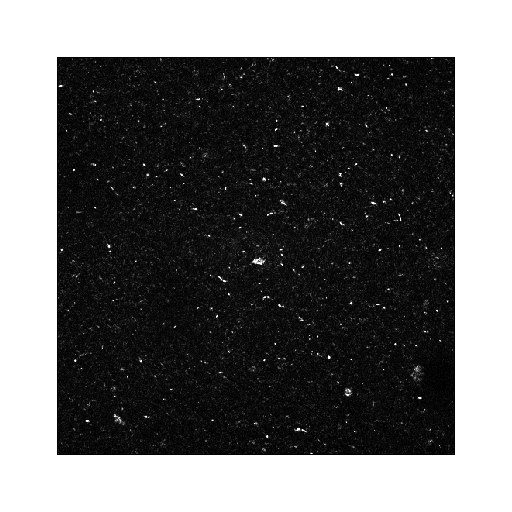
#> input picture codispersion_real_case_template/data/ch05_nano-a.png, 512 x 512 px, found by its file name; its folder holds 4 pictures in this run; the run also reads 2 pictures not shown here
$ python run_04_implementacion_formal.py
#> lines starting #> are read from the running program, lines starting #| are printed output that depends on the picture; after the words box and inside, x2 and y2 are one past the last pixel; in counts of white or black regions, pixels touching at a corner belong together
### codispersion_real_case_template/src/codispersion_real_case/diagnostics.py
from __future__ import annotations

import math
from typing import Dict, Iterable, List, Tuple

import numpy as np
import pandas as pd


def roll_diff(X: np.ndarray, h1: int, h2: int) -> np.ndarray:
    """Incremento toroidal: Z(s+h)-Z(s)."""
    return np.roll(X, shift=(int(h1), int(h2)), axis=(0, 1)) - X


def border_center_stats(X: np.ndarray, k: int = 10) -> Dict[str, float]:
    X = np.asarray(X, dtype=np.float64)
    n1, n2 = X.shape
    border = np.zeros_like(X, dtype=bool)
    border[:k, :] = True
    border[-k:, :] = True
    border[:, :k] = True
    border[:, -k:] = True
    center = ~border
    eps = 1e-12
    return {
        "border_mean": float(X[border].mean()),
        "center_mean": float(X[center].mean()),
        "rel_diff_mean_%": float(100 * (X[border].mean() - X[center].mean()) / (X[center].mean() + eps)),
        "border_std": float(X[border].std()),
        "center_std": float(X[center].std()),
    }


def tile_stats(X: np.ndarray, T: int = 8) -> Dict[str, float]:
    X = np.asarray(X, dtype=np.float64)
    n1, n2 = X.shape
    t1, t2 = n1 // T, n2 // T
    means, vars_ = [], []
    for i in range(T):
        for j in range(T):
            block = X[i*t1:(i+1)*t1, j*t2:(j+1)*t2]
            means.append(block.mean())
            vars_.append(block.var())
    means = np.asarray(means)
    vars_ = np.asarray(vars_)
    return {
        "tile_mean_mean": float(means.mean()),
        "tile_mean_std": float(means.std()),
        "tile_var_mean": float(vars_.mean()),
        "tile_var_min": float(vars_.min()),
        "tile_var_max": float(vars_.max()),
        "tile_var_ratio_max_min": float(vars_.max() / (vars_.min() + 1e-12)),
    }


def tile_var_of_increments(X: np.ndarray, h: Tuple[int, int] = (1, 0), T: int = 8) -> Dict[str, object]:
    D = roll_diff(X, *h)
    n1, n2 = D.shape
    t1, t2 = n1 // T, n2 // T
    vals = []
    for i in range(T):
        for j in range(T):
            vals.append(D[i*t1:(i+1)*t1, j*t2:(j+1)*t2].var())
    vals = np.asarray(vals)
    return {"h": tuple(h), "mean_var": float(vals.mean()), "ratio_max_min": float(vals.max() / (vals.min() + 1e-12))}


def variogram_toroidal(X: np.ndarray, h: Tuple[int, int]) -> float:
    D = roll_diff(X, *h)
    return float((D * D).mean())


# [4 lines left out: function cross_variogram_toroidal, not called in this run]


def radial_variogram(X: np.ndarray, max_r: int = 8) -> Tuple[np.ndarray, np.ndarray]:
#> called with max_r = 8
    vals: dict[float, list[float]] = {}
    for h1 in range(-max_r, max_r + 1):
        for h2 in range(-max_r, max_r + 1):
            if h1 == 0 and h2 == 0:
                continue
            d = math.hypot(h1, h2)
            if d > max_r:
                continue
            vals.setdefault(round(d, 5), []).append(variogram_toroidal(X, (h1, h2)))
    ds = sorted(vals)
    gammas = [float(np.mean(vals[d])) for d in ds]
    return np.array(ds), np.array(gammas)


# [13 lines left out: function radial_cross_variogram, not called in this run]


def effective_range(ds: np.ndarray, gammas: np.ndarray, pct: float = 0.95) -> float:
#> called with ds = array of shape (29,), gammas = array of shape (29,), pct = 0.95
    k = min(3, len(gammas))
    sill = float(np.mean(np.sort(gammas)[-k:]))
    thr = pct * sill
    for d, g in zip(ds, gammas):
        if g >= thr:
            return float(d)
    return float(ds[-1])


def propose_H(r_eff: float, cap: int = 2) -> Tuple[List[Tuple[int, int]], int]:
#> called with r_eff = 7.62, cap = 2
    hmax = min(max(1, int(np.floor(0.5 * r_eff))), cap)
    H = set()
    for base in [(1, 0), (0, 1), (1, 1), (-1, 1)]:
        for k in range(1, hmax + 1):
            H.add((base[0] * k, base[1] * k))
    return sorted(H), hmax


def codisp_table(X: np.ndarray, Y: np.ndarray, H: Iterable[Tuple[int, int]]) -> pd.DataFrame:
    from .codispersion import codispersion_empirica
    rows = []
    for h in H:
        res = codispersion_empirica(X, Y, h, mode="toroidal", return_contrib=False)
        rows.append({"h": tuple(h), "rho_hat": res["rho"], "m": res["m"], "status": res["status"]})
    return pd.DataFrame(rows)


def _basic_stats_table(images: Dict[str, np.ndarray]) -> pd.DataFrame:
    rows = []
    for name, X in images.items():
        rows.append({
            "image": name,
            "shape": f"{X.shape[0]}x{X.shape[1]}",
            "min": float(np.nanmin(X)),
            "max": float(np.nanmax(X)),
            "mean": float(np.nanmean(X)),
            "std": float(np.nanstd(X)),
        })
    return pd.DataFrame(rows)


def real_diagnostics(images: Dict[str, np.ndarray], *, max_r: int = 8, tile_T: int = 8) -> Dict[str, object]:
    """Diagnósticos para imágenes reales ya cargadas/preprocesadas."""
    basic = _basic_stats_table(images)
    bvc_rows, tile_rows, inc_rows = [], [], []
    r_eff = {}
    for name, X in images.items():
        s = border_center_stats(X, k=10); s["image"] = name; bvc_rows.append(s)
        t = tile_stats(X, T=tile_T); t["image"] = name; tile_rows.append(t)
        for h in [(1, 0), (0, 1)]:
            r = tile_var_of_increments(X, h, T=tile_T); r["image"] = name; inc_rows.append(r)
        ds, g = radial_variogram(X, max_r=max_r)
        r_eff[name] = effective_range(ds, g, pct=0.95)
    pairs = {}
    if "a" in images and "b" in images:
        r_ab = min(r_eff["a"], r_eff["b"])
        H_ab, hmax_ab = propose_H(r_ab, cap=2)
        pairs["ab"] = {"H": H_ab, "hmax": hmax_ab, "codisp": codisp_table(images["a"], images["b"], H_ab)}
    if "c" in images and "d" in images:
        r_cd = min(r_eff["c"], r_eff["d"])
        H_cd, hmax_cd = propose_H(r_cd, cap=2)
        pairs["cd"] = {"H": H_cd, "hmax": hmax_cd, "codisp": codisp_table(images["c"], images["d"], H_cd)}
    return {
        "basic": basic,
        "border_center": pd.DataFrame(bvc_rows),
        "tiles": pd.DataFrame(tile_rows),
        "increment_tiles": pd.DataFrame(inc_rows),
        "r_eff": r_eff,
        "pairs": pairs,
    }


# [52 lines left out: functions synthetic_diagnostics, rank1_diagnostics, not called in this run]

### codispersion_real_case_template/src/codispersion_real_case/synthetic.py
from __future__ import annotations

from typing import Tuple

import numpy as np

from .preprocessing import tukey2d
from .diagnostics import radial_variogram, effective_range, propose_H, variogram_toroidal, cross_variogram_toroidal
from .codispersion import codispersion_empirica


def gaussian_kernel_2d(sx: float, sy: float | None = None, theta_deg: float = 0.0, tol: float = 1e-3) -> np.ndarray:
    if sy is None:
        sy = sx
    theta = np.deg2rad(theta_deg)
    R = int(np.ceil(1.2 * max(3, int(np.ceil(3.5 * sx)), int(np.ceil(3.5 * sy)))))
    xs = np.arange(-R, R + 1, dtype=np.float64)
    ys = np.arange(-R, R + 1, dtype=np.float64)
    X, Y = np.meshgrid(xs, ys, indexing="xy")
    c, s = np.cos(theta), np.sin(theta)
    Xp = c * X + s * Y
    Yp = -s * X + c * Y
    K = np.exp(-0.5 * ((Xp / sx) ** 2 + (Yp / sy) ** 2))
    K /= K.max()
    K *= (K >= tol)
    K /= K.sum() + 1e-12
    return K.astype(np.float64)


def fftconv2(a: np.ndarray, k: np.ndarray) -> np.ndarray:
    pad = np.zeros_like(a, dtype=np.float64)
    kh, kw = k.shape
    pad[:kh, :kw] = k
    pad = np.roll(np.roll(pad, -kh // 2, axis=0), -kw // 2, axis=1)
    A = np.fft.rfft2(a)
    K = np.fft.rfft2(pad)
    return np.fft.irfft2(A * K, s=a.shape).astype(np.float64)


def standardize(Z: np.ndarray) -> np.ndarray:
    Z = np.asarray(Z, dtype=np.float64)
    Z = Z - Z.mean()
    s = Z.std()
    return (Z / s if s > 0 else Z).astype(np.float64)


def smooth_field(white: np.ndarray, sx: float, sy: float | None = None, theta: float = 0.0) -> np.ndarray:
    K = gaussian_kernel_2d(sx, sy if sy is not None else sx, theta_deg=theta, tol=1e-3)
    return fftconv2(white, K)


def model_rank1(n: int = 160, sigma: float = 3.0, seed: int = 2025):
    rng = np.random.default_rng(seed)
    W = rng.standard_normal((n, n))
    X = standardize(fftconv2(W, gaussian_kernel_2d(sigma, sigma, 0)))
    return X, X.copy(), -X.copy()


def model1_alignment(n: int = 192, c: float = 0.8, sx: float = 3.0, seps: float = 2.0, noise_ratio: float = 0.25, taper_k: int = 8, seed: int = 123):
    rng = np.random.default_rng(seed)
    W = rng.standard_normal((n, n))
    E = rng.standard_normal((n, n))
    X0 = standardize(fftconv2(W, gaussian_kernel_2d(sx, sx, 0)))
    eps = standardize(fftconv2(E, gaussian_kernel_2d(seps, seps, 0))) * noise_ratio
    X = X0
    Y = c * X0 + eps
    Wt = tukey2d(n, n, taper_k)
    return X * Wt, Y * Wt


def model2_diff_ranges(n: int = 192, sx_x: float = 1.4, sx_y: float = 7.0, noise_ratio: float = 0.12, taper_k: int = 8, seed: int = 124):
    rng = np.random.default_rng(seed)
    G = rng.standard_normal((n, n))
    X = standardize(fftconv2(G, gaussian_kernel_2d(sx_x, sx_x, 0)))
    Y0 = standardize(fftconv2(G, gaussian_kernel_2d(sx_y, sx_y, 0)))
    N = standardize(fftconv2(rng.standard_normal((n, n)), gaussian_kernel_2d(2, 2, 0))) * noise_ratio
    Y = Y0 + N
    Wt = tukey2d(n, n, taper_k)
    return X * Wt, Y * Wt


def model3_anisotropy_corr(n: int = 192, sx_iso: float = 8.0, sx_an: float = 7.0, sy_an: float = 2.0, theta: float = 45.0, noise_ratio: float = 0.08, taper_k: int = 8, seed: int = 125):
    rng = np.random.default_rng(seed)
    Gc = rng.standard_normal((n, n))
    X = standardize(fftconv2(Gc, gaussian_kernel_2d(sx_iso, sx_iso, 0)))
    Y0 = standardize(fftconv2(Gc, gaussian_kernel_2d(sx_an, sy_an, theta)))
    N = standardize(fftconv2(rng.standard_normal((n, n)), gaussian_kernel_2d(2, 2, 0))) * noise_ratio
    Y = Y0 + N
    Wt = tukey2d(n, n, taper_k)
    return X * Wt, Y * Wt


def _assert_close(a, b, tol=1e-12, msg=""):
    if not (abs(a - b) <= tol or (np.isnan(a) and np.isnan(b))):
        raise AssertionError(msg or f"Expected {b}, got {a}")


def unit_tests_rank1(verbose: bool = True) -> bool:
    X, Y_id, Y_neg = model_rank1()
    dsX, gX = radial_variogram(X, 8)
    r_eff = effective_range(dsX, gX, 0.95)
    H, _ = propose_H(r_eff, cap=2)
    for h in H:
        res = codispersion_empirica(X, Y_id, h, return_contrib=True)
        from .diagnostics import roll_diff
        DX = roll_diff(X, *h)
        DY = roll_diff(Y_id, *h)
        C = float((DX * DY).sum())
        A = float((DX * DX).sum())
        B = float((DY * DY).sum())
        rho_classic = C / np.sqrt(A * B)
        _assert_close(res["rho"], rho_classic, 1e-12, "Equivalencia falló")
        _assert_close(codispersion_empirica(X, Y_id, h)["rho"], 1.0, 1e-12, "Rank-1 Y=X")
        _assert_close(codispersion_empirica(X, Y_neg, h)["rho"], -1.0, 1e-12, "Rank-1 Y=-X")
    if verbose:
        print("✓ Unit tests (Rank-1 C): OK")
    return True


def behavior_tests_B(verbose: bool = True) -> bool:
    ok = True
    X1, Y1 = model1_alignment()
    rho10 = codispersion_empirica(X1, Y1, (1, 0))["rho"]
    cond1 = rho10 > 0.70
    ok &= cond1
    if verbose:
        print(f"M1: rho(1,0)={rho10:.3f} ⇒ {'OK' if cond1 else 'FAIL'}")
    X2, Y2 = model2_diff_ranges()
    dsX, gX = radial_variogram(X2, 8)
    dsY, gY = radial_variogram(Y2, 8)
    rX = effective_range(dsX, gX, 0.95)
    rY = effective_range(dsY, gY, 0.95)
    rho10 = codispersion_empirica(X2, Y2, (1, 0))["rho"]
    cond2 = (abs(rX - rY) >= 1.5) and (0.05 <= rho10 <= 0.85)
    ok &= cond2
    if verbose:
        print(f"M2: |Δr_eff|={abs(rX-rY):.2f}, rho(1,0)={rho10:.3f} ⇒ {'OK' if cond2 else 'FAIL'}")
    X3, Y3 = model3_anisotropy_corr()
    ratioY = _dir_anisotropy_ratio_avg(Y3)
    ratioX = _dir_anisotropy_ratio_avg(X3)
    rho10 = codispersion_empirica(X3, Y3, (1, 0))["rho"]
    cond3 = (ratioY > 1.4) and ((ratioY / max(ratioX, 1e-12)) > 1.3) and (rho10 > 0.25)
    ok &= cond3
    if verbose:
        print(f"M3: anisY={ratioY:.2f}, anisX={ratioX:.2f}, rho(1,0)={rho10:.3f} ⇒ {'OK' if cond3 else 'FAIL'}")
        print("Behavior tests (B):" if ok else "Behavior tests (B): FAIL")
    return bool(ok)


def _dir_anisotropy_ratio_avg(Z: np.ndarray, ks=(1, 2, 3)) -> float:
#> called with ks = (1, 2, 3)
    dirs = [(1, 0), (0, 1), (1, 1), (-1, 1)]
    acc = np.zeros(len(dirs), dtype=float)
    for k in ks:
        vals = [variogram_toroidal(Z, (k * d[0], k * d[1])) for d in dirs]
        acc += np.array(vals, dtype=float)
    acc /= len(ks)
    return float(acc.max() / max(acc.min(), 1e-12))

### codispersion_real_case_template/src/codispersion_real_case/preprocessing.py
from __future__ import annotations

from pathlib import Path
from typing import Dict, Tuple

import numpy as np


def ensure_gray(img: np.ndarray) -> np.ndarray:
    """Convierte una imagen RGB/RGBA a escala de grises; si ya es 2D, la conserva."""
    arr = np.asarray(img)
    if arr.ndim == 3:
        if arr.shape[2] >= 3:
            arr = 0.2989 * arr[..., 0] + 0.5870 * arr[..., 1] + 0.1140 * arr[..., 2]
        else:
            arr = arr.mean(axis=2)
    return arr.astype(np.float64)


def load_gray(path: str | Path) -> np.ndarray:
    """Carga una imagen como float64 en escala de grises, manteniendo escala original."""
    path = Path(path)
    try:
        import imageio.v3 as iio
        arr = iio.imread(path)
#> arr is the input picture: shape (512, 512, 3); min 0, max 255, mean 110
    except Exception:
        from PIL import Image
        arr = np.asarray(Image.open(path))
    return ensure_gray(arr)


def load_gray01(path: str | Path) -> np.ndarray:
    """Carga una imagen como float64 en escala de grises normalizada a [0, 1]."""
    arr = load_gray(path)
    if arr.max() > 1.0:
        arr = arr / 255.0
    return arr.astype(np.float64)


# [4 lines left out: function zscore, not called in this run]


def tukey_1d(N: int, k: int) -> np.ndarray:
    """Ventana Tukey 1D con aproximadamente k pixeles de rampa por borde."""
    N = int(N)
    k = int(k)
    if N <= 1:
        return np.ones(N, dtype=np.float64)
    alpha = min(1.0, max(0.0, 2.0 * k / max(1, N - 1)))
    n = np.arange(N, dtype=np.float64)
    if alpha <= 0.0:
        return np.ones(N, dtype=np.float64)
    if alpha >= 1.0:
        return 0.5 * (1 - np.cos(2 * np.pi * n / (N - 1)))
    w = np.ones(N, dtype=np.float64)
    edge = int(np.floor(alpha * (N - 1) / 2.0))
    if edge > 0:
        idx = np.arange(edge, dtype=np.float64)
        vals = 0.5 * (1 + np.cos(np.pi * (2 * idx / (alpha * (N - 1)) - 1)))
        w[:edge] = vals
        w[-edge:] = vals[::-1]
    return w


def tukey2d(n1: int, n2: int, k: int = 8) -> np.ndarray:
    """Ventana Tukey 2D separable."""
    return np.outer(tukey_1d(n1, k), tukey_1d(n2, k)).astype(np.float64)


def apply_tukey2d(Z: np.ndarray, border_px: int = 8) -> np.ndarray:
    """Aplica Tukey 2D a una imagen."""
    Z = np.asarray(Z, dtype=np.float64)
    W = tukey2d(Z.shape[0], Z.shape[1], border_px)
    return (Z * W).astype(np.float64)


def preprocess_image(
    Z: np.ndarray,
    *,
    use_zscore: bool = True,
    use_taper: bool = True,
    border_px: int = 8,
) -> np.ndarray:
    """Pipeline estándar: z-score opcional + Tukey opcional."""
    out = np.asarray(Z, dtype=np.float64)
    if use_zscore:
        out = zscore(out)
    if use_taper:
        out = apply_tukey2d(out, border_px=border_px)
    return out.astype(np.float64)


def load_real_images(data_dir: str | Path = "data", normalize01: bool = True) -> Dict[str, np.ndarray]:
    """Carga las imágenes reales a,b,c,d desde una carpeta."""
    data_dir = Path(data_dir)
    loader = load_gray01 if normalize01 else load_gray
    paths = {
        "a": data_dir / "ch05_nano-a.png",
        "b": data_dir / "ch05_nano-b.png",
        "c": data_dir / "ch05_nano-c.png",
        "d": data_dir / "ch05_nano-d.png",
    }
    return {key: loader(path) for key, path in paths.items()}
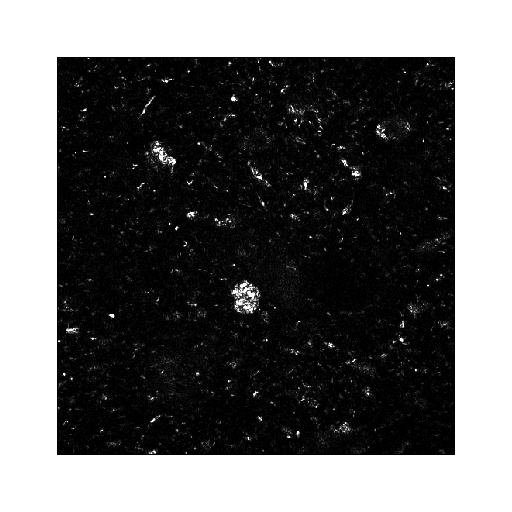
#> input picture codispersion_real_case_template/data/ch05_nano-c.png, 512 x 512 px, found by its file name
#> in load_gray, arr is the input picture: shape (512, 512, 3); min 0, max 255, mean 106.3


# [5 lines left out: function crop_pair, not called in this run]

### codispersion_real_case_template/src/codispersion_real_case/pipelines.py
from __future__ import annotations

from pathlib import Path
from typing import Dict, List, Optional, Tuple

import pandas as pd
import numpy as np

from .preprocessing import load_real_images, preprocess_image, crop_pair, tukey2d
from .diagnostics import real_diagnostics, synthetic_diagnostics, rank1_diagnostics, propose_H
from .synthetic import model1_alignment, model2_diff_ranges, model3_anisotropy_corr, model_rank1, unit_tests_rank1, behavior_tests_B
from .codispersion import codispersion_sobre_H
from .block_selection import select_block_size, select_block_size_double_bootstrap
from .bootstrap import boot_codispersion, results_to_table, validate_mosaic


def run_real_preprocessing_A(
    data_dir: str | Path = "data",
    *,
    test: bool = True,
    crop_n: int = 128,
    use_taper: bool = True,
    border_px: int = 8,
) -> Dict[str, object]:
    imgs0 = load_real_images(data_dir, normalize01=True)
#> imgs0 = 4 items
    if test:
        imgs0 = {k: v[:crop_n, :crop_n].copy() for k, v in imgs0.items()}
    pre = {k: preprocess_image(v, use_zscore=False, use_taper=use_taper, border_px=border_px) for k, v in imgs0.items()}
#> pre = 4 items
    raw_diag = real_diagnostics(imgs0)
#> the loop in _basic_stats_table, `for name, X in images.items():` made 4 passes
#> name on passes 1 to 4: 'a', 'b', 'c', 'd'
#> in real_diagnostics, `basic = _basic_stats_table(images)`: basic = table of 4 rows and 6 columns
#> the loop in real_diagnostics, `for name, X in images.items():` made 4 passes
#> (name, sill in effective_range, thr in effective_range) on passes 1 to 4: ('a', 0.0808, 0.0768), ('b', 0.0806, 0.0766), ('c', 0.0853, 0.0811), ('d', 0.085, 0.0807)
#> pass 1, in border_center_stats, `center = ~border`:
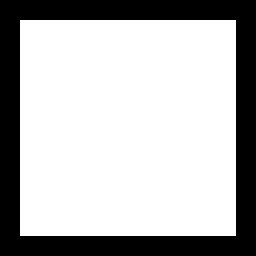
#> center: shape (128, 128) bool (shown 2 times larger); 71.2% white; 1 black region, box (x1, y1, x2, y2) and area: (0, 0, 128, 128) 4720
#> after the loop in real_diagnostics, `for name, X in images.items():`: bvc_rows = 4 items; inc_rows = 8 items; r_eff = {'a': 7.21, 'b': 7.21, 'c': 7.21, 'd': 7.21}; tile_rows = 4 items
#> in real_diagnostics, `r_ab = min(r_eff["a"], r_eff["b"])`: r_ab = 7.21
#> in real_diagnostics, `H_ab, hmax_ab = propose_H(r_ab, cap=2)`: H_ab = [(-2, 2), (-1, 1), (0, 1), (0, 2), (1, 0), (1, 1), (2, 0), (2, 2)]; hmax_ab = 2
#> the loop in codisp_table, `for h in H:` made 8 passes
#> after the loop in codisp_table, `for h in H:`: rows = 8 items
#> in real_diagnostics, `r_cd = min(r_eff["c"], r_eff["d"])`: r_cd = 7.21
#> in real_diagnostics, `H_cd, hmax_cd = propose_H(r_cd, cap=2)`: H_cd has the same summary as H_ab; hmax_cd = 2
#> the loop in codisp_table (call 2), `for h in H:` made 8 passes
#> pass 1, in codispersion_empirica (call 36), `X = np.asarray(X, dtype=np.float64)`:
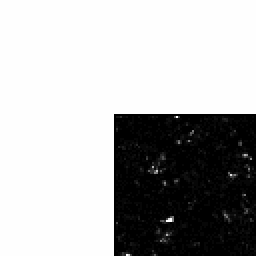
#> X: shape (128, 128) float64 (shown 2 times larger); min 0, max 1, mean 0.7
#> pass 1, in codispersion_empirica (call 36), `DX = _increments_toroidal(X, (h1, h2))`:
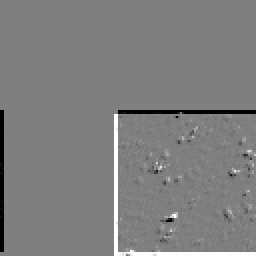
#> DX: shape (128, 128) float64 (shown 2 times larger); min -1, max 1, mean -1.73e-18; drawn with min black and max white
#> raw_diag = 6 items
    pre_diag = real_diagnostics(pre)
#> the loop in _basic_stats_table (call 2), `for name, X in images.items():` made 4 passes
#> the loop in real_diagnostics (call 2), `for name, X in images.items():` made 4 passes
#> (name, sill in effective_range, thr in effective_range) on passes 1 to 4: ('a', 0.103, 0.0977), ('b', 0.102, 0.0973), ('c', 0.105, 0.0995), ('d', 0.105, 0.0995)
#> pass 1, in border_center_stats (call 5), `X = np.asarray(X, dtype=np.float64)`:
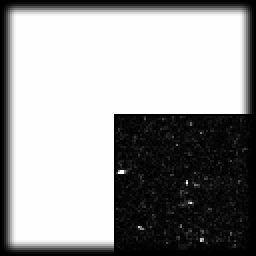
#> X: shape (128, 128) float64 (shown 2 times larger); min 0, max 1, mean 0.609
#> pass 1, in tile_var_of_increments (call 9), `D = roll_diff(X, *h)`:
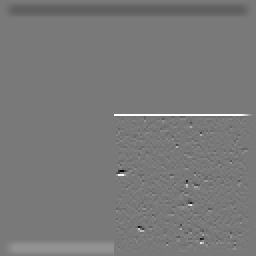
#> D: shape (128, 128) float64 (shown 2 times larger); min -0.906, max 1, mean -1.3e-18; drawn with min black and max white
#> pass 1, in tile_var_of_increments (call 10), `D = roll_diff(X, *h)`:
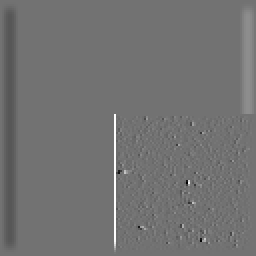
#> D: shape (128, 128) float64 (shown 2 times larger); min -0.812, max 1, mean 1.45e-19; drawn with min black and max white
#> (the rest of the program and of its run is left out)
